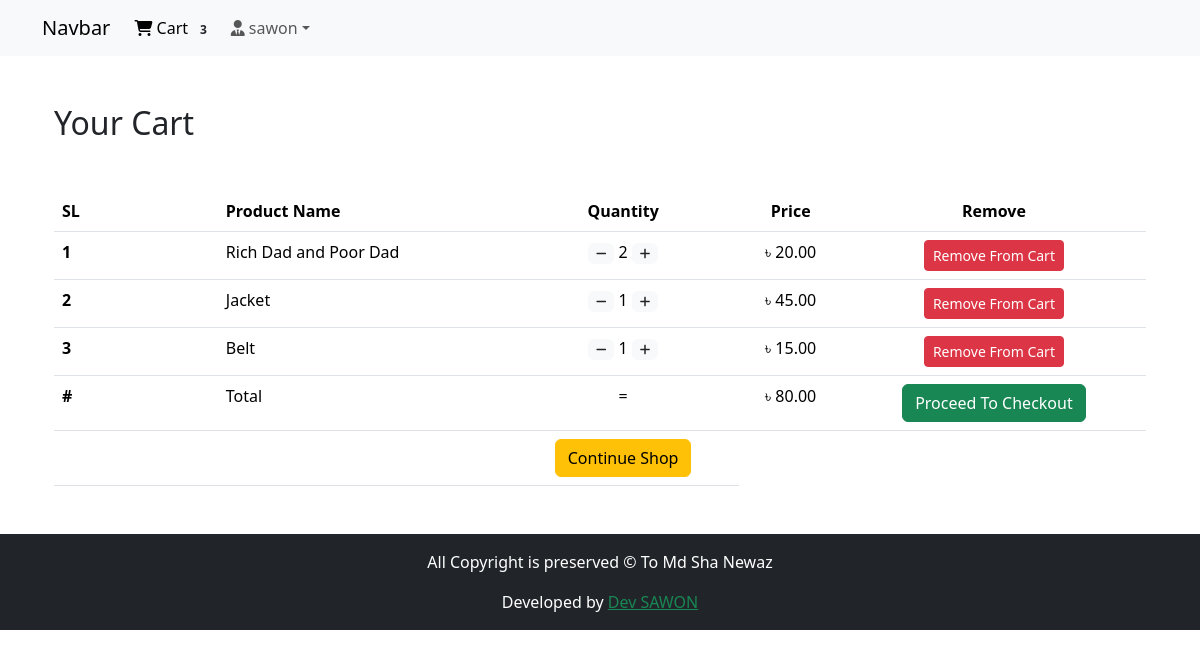
The page /shop/cart/ (signed in) on the database its author committed.
### Login_App/models.py (models this page shows, shortened)
class User(AbstractBaseUser, PermissionsMixin):
    email = models.EmailField(unique=True, null=False)
    is_staff = models.BooleanField(
        _('staff status'),
        default = False,
        help_text = _('Designates whether the user can log in this site')
    )
    is_active = models.BooleanField(
        _('active'),
        default = True,
        help_text = _('Designate whether this user should be treated as active. Unselect this instead of deleting accounts')
    )
    USERNAME_FIELD = 'email'
    objects = MyUserMangerModel()

class ProfileModel(models.Model):
    user = models.OneToOneField(User, on_delete=models.CASCADE, related_name='profile')
    username = models.CharField(max_length=264, blank=True)
    full_name = models.CharField(max_length=264, blank=True)
    address_1 = models.TextField(max_length=300, blank=True)
    city = models.CharField(max_length=50, blank=True)
    zipcode = models.CharField(max_length=10, blank=True)
    country = models.CharField(max_length=50, blank=True)
    phone = models.CharField(max_length=20, blank=True)
    date_joined = models.DateField(auto_now_add=True)

### Order_App/models.py (models this page shows, shortened)
class OrderModel(models.Model):
    orderitems = models.ManyToManyField(CartModel)
    user = models.ForeignKey(settings.AUTH_USER_MODEL, on_delete=models.CASCADE)
    ordered =models.BooleanField(default=False) #payment is not complete
    created = models.DateTimeField(auto_now_add=True)
    paymentID = models.CharField(max_length=264, blank=True, null=True)
    orderdID = models.CharField(max_length=200, blank=True, null=True)
    def get_totals(self):
        total = 0
        for order_item in self.orderitems.all():
            total += float(order_item.get_total())
        return total

class CartModel(models.Model):
    user = models.ForeignKey(settings.AUTH_USER_MODEL, on_delete=models.CASCADE, related_name='cart')
    item = models.ForeignKey(ProductModel, on_delete=models.CASCADE)
    quantity = models.IntegerField(default=1)
    purchased = models.BooleanField(default=False)
    created = models.DateField(auto_now_add=True)
    updated = models.DateField(auto_now=True)
    def get_total(self):
        total = self.item.price * self.quantity
        float_total = format(total, '0.2f')
        return float_total

### Shop_App/models.py (models this page shows, shortened)
class ProductModel(models.Model):
    mainimage = models.ImageField(upload_to='Products')
    name = models.CharField(max_length=264)
    category = models.ForeignKey(CategoryModel, on_delete=models.CASCADE, related_name='category')
    preview_text = models.TextField(max_length=200, verbose_name='Preview Text')
    detail_text = models.TextField(max_length=1000, verbose_name='Description')
    price = models.FloatField()
    old_price = models.FloatField(default=0.00)
    created = models.DateTimeField(auto_now_add=True)
    class Meta:
        ordering = ['-created']

### Order_App/views.py (the view)
# urls.py: path('cart/', views.cart_view, name='cart'),
@login_required
def cart_view(request):
    title = 'Your Cart'
    carts = CartModel.objects.filter(user=request.user, purchased=False)
    orders = OrderModel.objects.filter(user=request.user, ordered=False)
    if carts.exists() and orders.exists():
        order = orders[0]
        return render(request, 'Order_App/cart.html', context={'title':title, 'carts':carts, 'order':order})
    else:
        messages.warning(request, "You don't have any item in your cart!")
        return redirect('Shop_App:home')

### Order_App/templatetags/cart_tag.py (called while the page is built)
@register.filter()
def cart_total(user):
    order = OrderModel.objects.filter(user=user, ordered=False)
    if order.exists():
        return order[0].orderitems.count()
    else:
        return 0

### templates/Order_App/cart.html (shortened to what this page needs)
{% extends 'index.html' %}
{% load crispy_forms_tags %}
{% block body_block %}
<div class="container my-5">
    <div class="my-5">
        <h2>Your Cart</h2>
    </div>
<table class="table table-hover">
    <thead>
        <tr>
            <th scope="col" width="15%">SL</th>
            <th scope="col">Product Name</th>
            <th scope="col" class="text-center">Quantity</th>
            <th scope="col" class="text-center">Price</th>
            <th scope="col" class="text-center">Remove</th>
        </tr>
        <tbody>
            {% for cart in carts %}
            <tr>
                <th scope="row">{{ forloop.counter }}</th>
                <td>{{ cart.item.name }}</td>
                <td class="text-center">
                    <a class="mr-2" href="{% url 'Order_App:decrease' pk=cart.item.pk %}"><span class="badge bg-light text-dark"><i class="fa-solid fa-minus"></i></span></a>
                    {{ cart.quantity}}
                    <a class="mr-2" href="{% url 'Order_App:increase' pk=cart.item.pk %}"><span class="badge bg-light text-dark"><i class="fa-solid fa-plus"></i></span></a>
                </td>
                <td class="text-center">&#2547; {{ cart.get_total }}</td>
                <td class="text-center"><a class="btn btn-danger btn-sm" href="{% url 'Order_App:remove' pk=cart.item.pk %}">Remove From Cart</a></td>
            </tr>
            {% endfor %}
            <tr>
                <th scope="row">#</th>
                <td colspan="1">Total</td>
                <td class="text-center" colspan="1">=</td>
                <td class="text-center">&#2547; {{ order.get_totals | floatformat:2 }}</td>
                <td class="text-center"><a href="{% url 'Payment_App:checkout' %}" class="btn btn-success">Proceed To Checkout</a></td>
            </tr>
            <tr>
                <th scope="row"></th>
                <td colspan=""></td>
                <td class="text-center">
                    <a href="{% url 'Shop_App:home' %}" class="btn btn-warning">Continue Shop</a>
                </td>
            </tr>
        </tbody>
    </thead>
</table>
</div>
{% endblock %}

### templates/navbar.html (shortened to what this page needs)
{% load cart_tag %}
<nav class="navbar navbar-expand-lg navbar-light bg-light">
    <div class="container">
      <a class="navbar-brand" href="{% url 'Shop_App:home' %}">Navbar</a>
      <div class="collapse navbar-collapse" id="navbarSupportedContent">
        <ul class="navbar-nav me-auto mb-2 mb-lg-0">
          {% if request.user.is_authenticated %}
          <li class="nav-item">
            <a class="nav-link active" aria-current="page" href="{% url 'Order_App:cart' %}"><i class="fa-solid fa-cart-shopping"></i> Cart <span class="badge bg-light text-dark">{{ request.user | cart_total }}</span></a>
          </li>
          <li class="nav-item dropdown">
            <a class="nav-link dropdown-toggle" href="#" id="navbarDropdown" role="button" data-bs-toggle="dropdown" aria-expanded="false">
              <i class="fa-solid fa-user-tie"></i> {{ request.user.profile.username }}</a>
          </li>
          {% else %}
          <li class="nav-item">
            <a class="btn btn-primary" href="{% url 'Login_App:login' %}">Login</a>
          </li>
          {% endif %}
        </ul>
      </div>
    </div>
</nav>

### rows shown on the page
User: user|cart_total "3", user.profile.username "sawon"
CartModel: item.name "Rich Dad and Poor Dad", quantity "2", get_total "20.00"
CartModel: item.name "Jacket", quantity "1", get_total "45.00"
CartModel: item.name "Belt", quantity "1", get_total "15.00"
OrderModel: get_totals "80.00"
